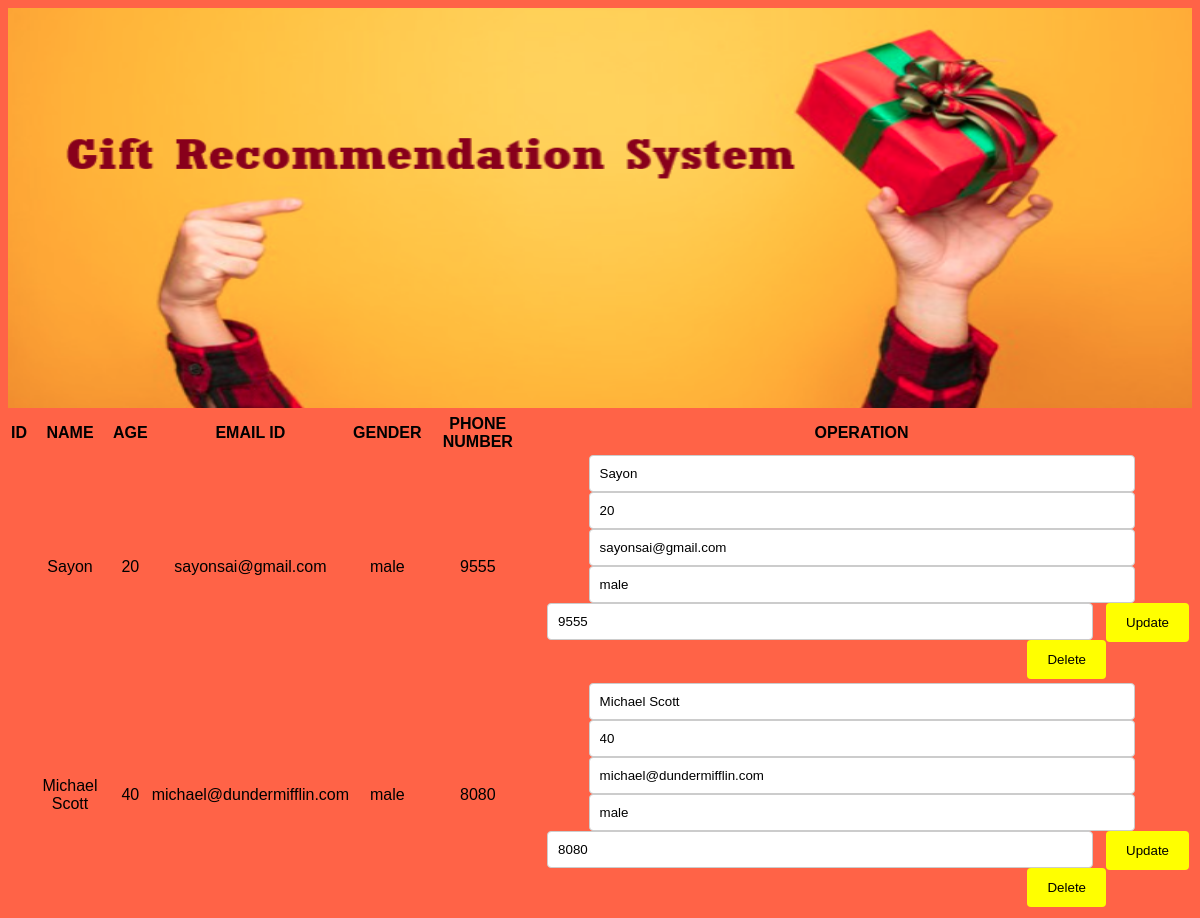
The app's page /clients, older data.
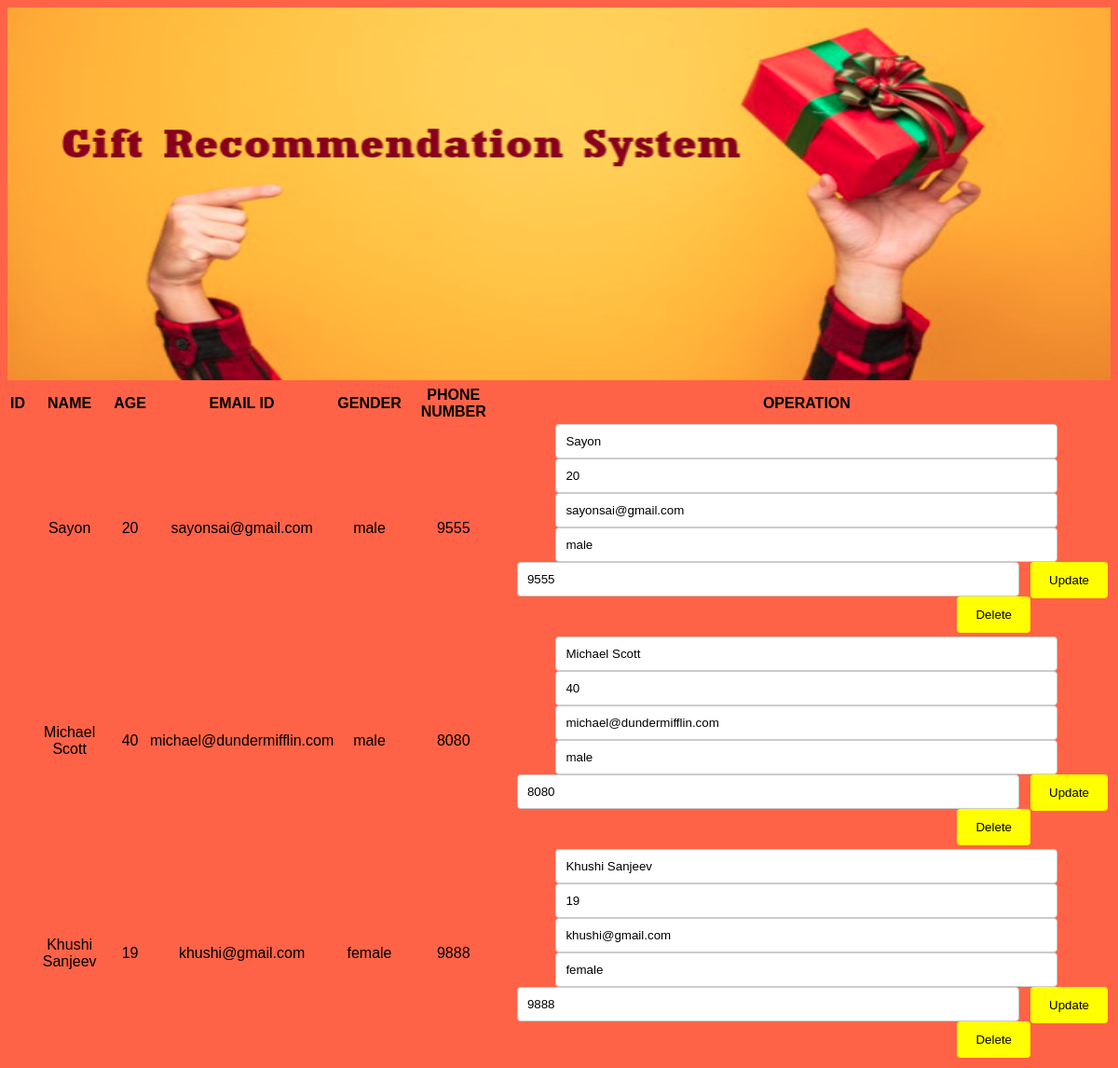
The same page, newer data.
### project.py (models this page shows)
class Customer(db.Model):
    __tablename__ = 'customer'
    name = db.Column(db.String(30), nullable=False)
    age = db.Column(db.Integer, nullable=False)
    email = db.Column(db.String(30), primary_key=True)
    gender = db.Column(db.String(20), nullable=False)
    phone = db.Column(db.String(13), nullable=False, unique=True)

### project.py (the view)
@app.route("/clients", methods=['GET', 'POST'])
def clients():
    customers = Customer.query.all()
    return render_template("clients.html", customers=customers)

### templates/clients.html (shortened to what this page needs)
<!DOCTYPE html>
<html lang="en">
<head>
    <link rel="stylesheet" href="{{ url_for('static', filename='style.css') }}">
</head>
<body style="background-color: tomato;">
    <div class="cover">
    <img src="{{url_for('static', filename='coverpic.png')}}" width="100%" height="400" alt="gift boxes">
    </div>
    <div class="client-data">
    <table>
        <thead>
            <tr>
                <th>ID</th>
                <th>NAME</th>
                <th>AGE</th>
                <th>EMAIL ID</th>
                <th>GENDER</th>
                <th>PHONE NUMBER</th>
                <th>OPERATION</th>
            </tr>
        </thead>
        <tbody>
            {% for customer in customers %}
            <tr>
                <td>{{customer.id}}</td>
                <td>{{customer.name}}</td>
                <td>{{customer.age}}</td>
                <td>{{customer.email}}</td>
                <td>{{customer.gender}}</td>
                <td>{{customer.phone}}</td>
                <td>
                    <form method="POST" action="./updateclient">
                        <input type="text" value="{{customer.name}}" name="newName">
                        <input type="text" value="{{customer.age}}" name="newAge">
                        <input type="text" value="{{customer.email}}" name="newEmail">
                        <input type="text" value="{{customer.gender}}" name="newGender">
                        <input type="text" value="{{customer.phone}}" name="newPhone">
                        <input type="submit" value="Update">
                    </form>
                    <form method="POST" action="./deleteclient">
                        <input type="submit" value="Delete">
                    </form>
                </td>
            </tr>
            {% endfor %}
        </tbody>
    </table>
    </div>
</body>
</html>

Row changes from the older to the newer data that the page shows:
added Customer: name "Khushi Sanjeev", age "19", email "khushi@gmail.com", gender "female", phone "9888", newName "Khushi Sanjeev", newAge "19", newEmail "khushi@gmail.com", newGender "female", newPhone "9888"
